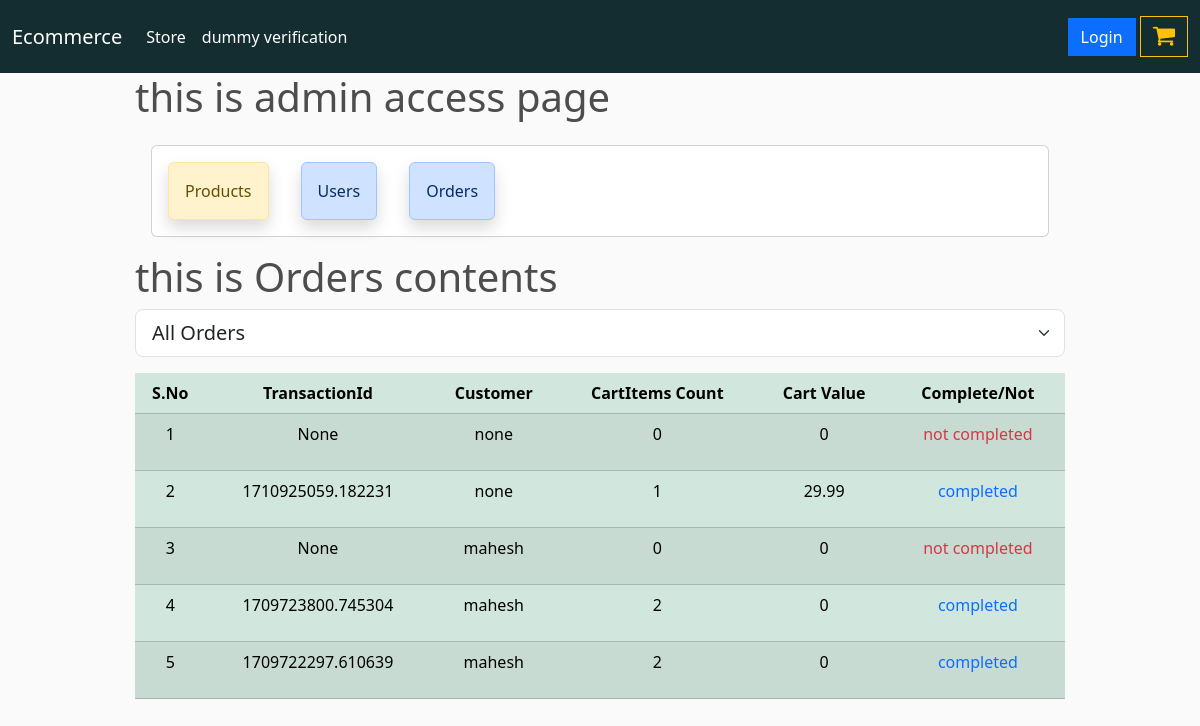
The page /admin-access/orders/ on the database as committed earlier.
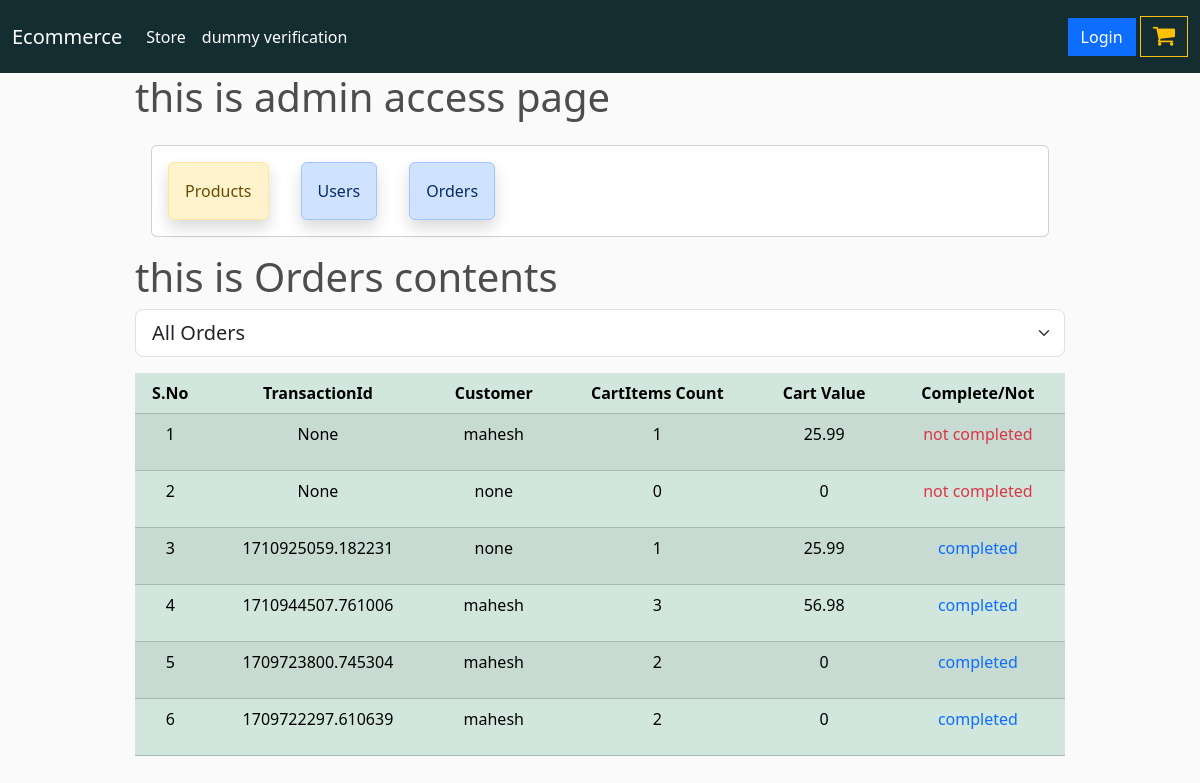
The same page on the database as committed later.
### store/models.py (models this page shows, shortened)
class Order(models.Model):
    customer = models.ForeignKey(Customer, on_delete = models.CASCADE, null = True, blank = True)
    date_ordered = models.DateTimeField(auto_now_add = True)
    complete = models.BooleanField(default = False, null = True, blank = False)
    transaction_id = models.CharField(max_length = 100, null = True)
    class Meta:
        ordering = [ '-date_ordered']
    @property
    def get_cart_total(self):
        orderitems = self.orderitem_set.all()
        total = sum([item.get_total for item in orderitems])
        return total
    @property
    def get_cart_quantity(self):
        orderitems = self.orderitem_set.all()
        total = sum([item.quantity for item in orderitems])
        return total

class Customer(models.Model):
    user = models.OneToOneField(User, on_delete = models.CASCADE, null = True, blank = True)
    name = models.CharField(max_length = 100, null = True)
    email = models.CharField(max_length = 100, null = True)

class OrderItem(models.Model):
    product = models.ForeignKey(Product, on_delete = models.SET_NULL, null = True, blank = True)
    order = models.ForeignKey(Order, on_delete = models.SET_NULL, null = True, blank = True)
    quantity = models.IntegerField(default = 0, null = True, blank = True)
    date_added = models.DateTimeField(auto_now_add = True)
    @property
    def get_total(self):
        if self.product is not None and self.product.price is not None:
            total = self.product.price * self.quantity
            return total
        else:
            return 0

class Product(models.Model):
    name = models.CharField(max_length = 100, null = True)
    price = models.FloatField()
    digital = models.BooleanField(default = False, null = True, blank = False)
    image = models.ImageField(blank=True, null=True)
    created_at = models.DateTimeField(auto_now_add = True)
    updated_at = models.DateTimeField(auto_now = True)
    class Meta:
        ordering = [ '-updated_at', '-created_at']

### admin_access/views.py (the view)
# urls.py: path('orders/', admin_orders, name='admin-orders'),
def admin_orders(request, customer_id=None):
    customers = Customer.objects.all()
    if customer_id:
        selected_customer = Customer.objects.get(id = customer_id)
        orders = Order.objects.filter(customer = customer_id )
    else:
        orders = Order.objects.all()
        selected_customer = None
    return render(request, 'admin_access/admin_orders.html', {'orders':orders, 'customers':customers, 'selected_customer': selected_customer })

### admin_access/templates/admin_access/admin_orders.html (shortened to what this page needs)
{% extends 'admin_access/admin_home.html' %}
{% load static %}
{% block admin_content %}
<h1>this is Orders contents</h1>
<select class="form-select form-select-lg mb-3" id="customerSelect" aria-label="Large select example" name="customer_id">
    <option value="{% url 'admin-orders' %}" {% if selected_customer is None %}selected{% endif %}>
        All Orders
    </option>
</select>
<table class="table table-success table-striped text-center">
    <thead>
        <th>S.No</th>
        <th>TransactionId</th>
        <th>Customer</th>
        <th>CartItems Count</th>
        <th>Cart Value</th>
        <th>Complete/Not</th>
    </thead>
    <tbody>
        {% for order in orders %}
            <tr>
                <td>{{forloop.counter}}</td>
                <td>{{order.transaction_id}}</td>
                <td>{{order.customer.user.username}}</td>
                <td>{{order.get_cart_quantity}}</td>
                <td>{{order.get_cart_total}}</td>
                <td>
                    {% if order.complete %}
                        <p class="text-primary">completed</p>
                    {% else %}
                        <p class="text-danger">not completed</p>
                    {% endif %}
                </td>
            </tr>
        {% endfor %}
    </tbody>
</table>
{% endblock %}

Rows that differ between the two databases and show on the page:
added Order: transaction_id "None", customer.user.username "mahesh", get_cart_quantity "1", get_cart_total "25.99", complete "not completed"
changed through a linked row, Order (number 3 of 6 on the later page): get_cart_total "29.99" → "25.99"
changed Order (number 4 of 6 on the later page): transaction_id "None" → "1710944507.761006"; get_cart_quantity "0" → "3"; get_cart_total "0" → "56.98"; complete "not completed" → "completed"
